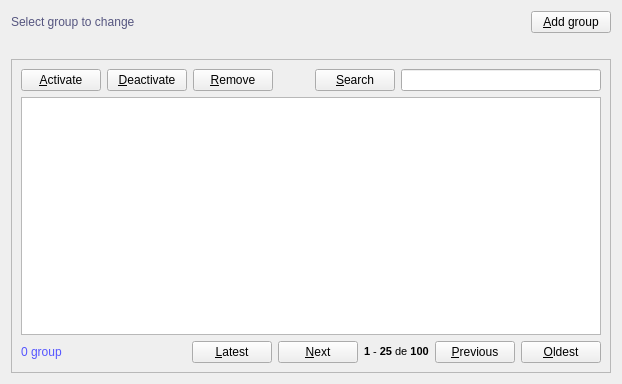
<?xml version="1.0" encoding="UTF-8"?>
<ui version="4.0">
 <class>Group</class>
 <widget class="QWidget" name="Group">
  <property name="geometry">
   <rect>
    <x>0</x>
    <y>0</y>
    <width>622</width>
    <height>384</height>
   </rect>
  </property>
  <property name="windowTitle">
   <string>Group</string>
  </property>
  <property name="windowIcon">
   <iconset resource="resources.qrc">
    <normaloff>:/default/static/default/icons/22x22/face-devilish.png</normaloff>:/default/static/default/icons/22x22/face-devilish.png</iconset>
  </property>
  <layout class="QGridLayout" name="gridLayout_2">
   <item row="0" column="0">
    <layout class="QHBoxLayout" name="horizontalLayout_2">
     <item>
      <widget class="QLabel" name="titleLabel">
       <property name="styleSheet">
        <string notr="true">color: rgb(85, 85, 127);
font: 75 14pt &quot;DejaVu Sans Mono&quot;;</string>
       </property>
       <property name="text">
        <string>Select group to change</string>
       </property>
      </widget>
     </item>
     <item>
      <spacer name="horizontalSpacer">
       <property name="orientation">
        <enum>Qt::Horizontal</enum>
       </property>
       <property name="sizeHint" stdset="0">
        <size>
         <width>40</width>
         <height>20</height>
        </size>
       </property>
      </spacer>
     </item>
     <item>
      <widget class="QPushButton" name="newPushButton">
       <property name="text">
        <string>&amp;Add group</string>
       </property>
       <property name="icon">
        <iconset resource="resources.qrc">
         <normaloff>:/default/static/default/icons/22x22/document-new.png</normaloff>:/default/static/default/icons/22x22/document-new.png</iconset>
       </property>
       <property name="shortcut">
        <string>Ctrl+N</string>
       </property>
      </widget>
     </item>
    </layout>
   </item>
   <item row="1" column="0">
    <widget class="QLabel" name="statusLabel">
     <property name="styleSheet">
      <string notr="true"/>
     </property>
     <property name="text">
      <string/>
     </property>
    </widget>
   </item>
   <item row="2" column="0">
    <widget class="QFrame" name="frame">
     <property name="frameShape">
      <enum>QFrame::StyledPanel</enum>
     </property>
     <property name="frameShadow">
      <enum>QFrame::Raised</enum>
     </property>
     <layout class="QGridLayout" name="gridLayout">
      <item row="0" column="0">
       <layout class="QHBoxLayout" name="horizontalLayout_3">
        <item>
         <widget class="QPushButton" name="activatePushButton">
          <property name="text">
           <string>&amp;Activate</string>
          </property>
          <property name="icon">
           <iconset resource="resources.qrc">
            <normaloff>:/default/static/default/icons/22x22/dialog-ok-apply.png</normaloff>:/default/static/default/icons/22x22/dialog-ok-apply.png</iconset>
          </property>
          <property name="shortcut">
           <string>Ctrl+E</string>
          </property>
         </widget>
        </item>
        <item>
         <widget class="QPushButton" name="deactivatePushButton">
          <property name="text">
           <string>&amp;Deactivate</string>
          </property>
          <property name="icon">
           <iconset resource="resources.qrc">
            <normaloff>:/default/static/default/icons/22x22/dialog-ok.png</normaloff>:/default/static/default/icons/22x22/dialog-ok.png</iconset>
          </property>
          <property name="shortcut">
           <string>Ctrl+Shift+E</string>
          </property>
         </widget>
        </item>
        <item>
         <widget class="QPushButton" name="removePushButton">
          <property name="text">
           <string>&amp;Remove</string>
          </property>
          <property name="icon">
           <iconset resource="resources.qrc">
            <normaloff>:/default/static/default/icons/22x22/edit-delete.png</normaloff>:/default/static/default/icons/22x22/edit-delete.png</iconset>
          </property>
          <property name="shortcut">
           <string>Ctrl+Del</string>
          </property>
         </widget>
        </item>
        <item>
         <spacer name="horizontalSpacer_2">
          <property name="orientation">
           <enum>Qt::Horizontal</enum>
          </property>
          <property name="sizeHint" stdset="0">
           <size>
            <width>40</width>
            <height>20</height>
           </size>
          </property>
         </spacer>
        </item>
        <item>
         <widget class="QPushButton" name="searchAdvancedPushButton">
          <property name="text">
           <string>&amp;Search</string>
          </property>
          <property name="icon">
           <iconset resource="resources.qrc">
            <normaloff>:/default/static/default/icons/22x22/page-zoom.png</normaloff>:/default/static/default/icons/22x22/page-zoom.png</iconset>
          </property>
          <property name="shortcut">
           <string>Ctrl+K</string>
          </property>
          <property name="checkable">
           <bool>false</bool>
          </property>
         </widget>
        </item>
        <item>
         <widget class="QLineEdit" name="searchLineEdit">
          <property name="minimumSize">
           <size>
            <width>200</width>
            <height>0</height>
           </size>
          </property>
          <property name="styleSheet">
           <string notr="true">color: rgb(170, 170, 255); 
font: oblique 8pt &quot;DejaVu Sans Mono&quot;;</string>
          </property>
          <property name="dragEnabled">
           <bool>true</bool>
          </property>
         </widget>
        </item>
       </layout>
      </item>
      <item row="1" column="0">
       <widget class="QTableView" name="groupTableView">
        <property name="alternatingRowColors">
         <bool>true</bool>
        </property>
        <property name="sortingEnabled">
         <bool>true</bool>
        </property>
       </widget>
      </item>
      <item row="2" column="0">
       <layout class="QHBoxLayout" name="horizontalLayout">
        <item>
         <widget class="QLabel" name="statusGroupTableViewLabel">
          <property name="styleSheet">
           <string notr="true">color: rgb(85, 85, 255);</string>
          </property>
          <property name="text">
           <string>0 group</string>
          </property>
         </widget>
        </item>
        <item>
         <spacer name="horizontalSpacer_4">
          <property name="orientation">
           <enum>Qt::Horizontal</enum>
          </property>
          <property name="sizeHint" stdset="0">
           <size>
            <width>40</width>
            <height>20</height>
           </size>
          </property>
         </spacer>
        </item>
        <item>
         <widget class="QPushButton" name="latestPushButton">
          <property name="text">
           <string>&amp;Latest</string>
          </property>
          <property name="icon">
           <iconset resource="resources.qrc">
            <normaloff>:/default/static/default/icons/22x22/go-previous-view.png</normaloff>:/default/static/default/icons/22x22/go-previous-view.png</iconset>
          </property>
          <property name="shortcut">
           <string>Ctrl+Shift+Left, Ctrl+Shift+PgUp</string>
          </property>
         </widget>
        </item>
        <item>
         <widget class="QPushButton" name="nextPushButton">
          <property name="text">
           <string>&amp;Next</string>
          </property>
          <property name="icon">
           <iconset resource="resources.qrc">
            <normaloff>:/default/static/default/icons/22x22/go-previous.png</normaloff>:/default/static/default/icons/22x22/go-previous.png</iconset>
          </property>
          <property name="shortcut">
           <string>Ctrl+Left, Ctrl+PgUp</string>
          </property>
         </widget>
        </item>
        <item>
         <widget class="QLabel" name="statusPaginationLabel">
          <property name="text">
           <string>&lt;!DOCTYPE HTML PUBLIC &quot;-//W3C//DTD HTML 4.0//EN&quot; &quot;http://www.w3.org/TR/REC-html40/strict.dtd&quot;&gt;
&lt;html&gt;&lt;head&gt;&lt;meta name=&quot;qrichtext&quot; content=&quot;1&quot; /&gt;&lt;style type=&quot;text/css&quot;&gt;
p, li { white-space: pre-wrap; }
&lt;/style&gt;&lt;/head&gt;&lt;body style=&quot; font-family:'DejaVu Sans Mono'; font-size:8pt; font-weight:400; font-style:normal;&quot;&gt;
&lt;p style=&quot; margin-top:0px; margin-bottom:0px; margin-left:0px; margin-right:0px; -qt-block-indent:0; text-indent:0px;&quot;&gt;&lt;span style=&quot; font-weight:600;&quot;&gt;1&lt;/span&gt; - &lt;span style=&quot; font-weight:600;&quot;&gt;25&lt;/span&gt; de &lt;span style=&quot; font-weight:600;&quot;&gt;100&lt;/span&gt;&lt;/p&gt;&lt;/body&gt;&lt;/html&gt;</string>
          </property>
         </widget>
        </item>
        <item>
         <widget class="QPushButton" name="previousPushButton">
          <property name="text">
           <string>&amp;Previous</string>
          </property>
          <property name="icon">
           <iconset resource="resources.qrc">
            <normaloff>:/default/static/default/icons/22x22/go-next.png</normaloff>:/default/static/default/icons/22x22/go-next.png</iconset>
          </property>
          <property name="shortcut">
           <string>Ctrl+Right, Ctrl+PgDown</string>
          </property>
         </widget>
        </item>
        <item>
         <widget class="QPushButton" name="oldestPushButton">
          <property name="text">
           <string>&amp;Oldest</string>
          </property>
          <property name="icon">
           <iconset resource="resources.qrc">
            <normaloff>:/default/static/default/icons/22x22/go-next-view.png</normaloff>:/default/static/default/icons/22x22/go-next-view.png</iconset>
          </property>
          <property name="shortcut">
           <string>Ctrl+Shift+Right, Ctrl+Shift+PgDown</string>
          </property>
         </widget>
        </item>
       </layout>
      </item>
     </layout>
    </widget>
   </item>
  </layout>
 </widget>
 <tabstops>
  <tabstop>groupTableView</tabstop>
  <tabstop>newPushButton</tabstop>
  <tabstop>activatePushButton</tabstop>
  <tabstop>deactivatePushButton</tabstop>
  <tabstop>removePushButton</tabstop>
  <tabstop>searchAdvancedPushButton</tabstop>
  <tabstop>searchLineEdit</tabstop>
  <tabstop>latestPushButton</tabstop>
  <tabstop>nextPushButton</tabstop>
  <tabstop>previousPushButton</tabstop>
  <tabstop>oldestPushButton</tabstop>
 </tabstops>
 <resources>
  <include location="resources.qrc"/>
 </resources>
 <connections/>
</ui>
